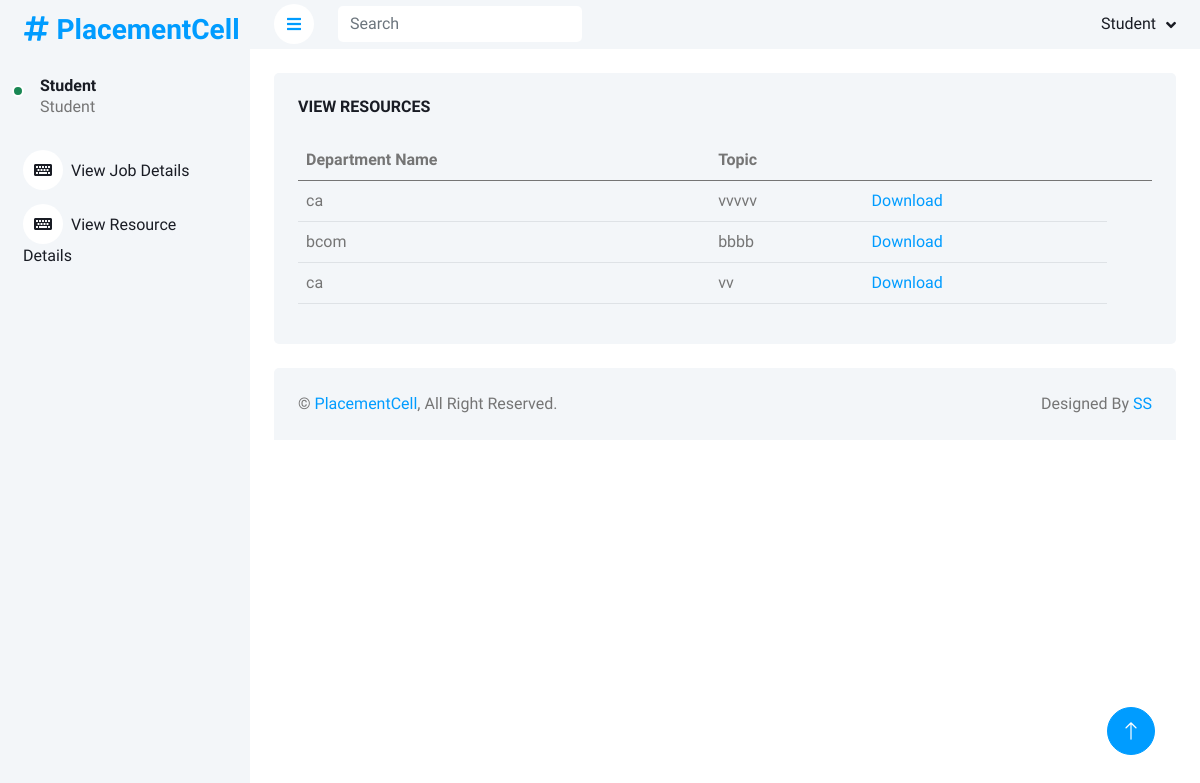
/Student/view_res, run on the app's committed database.
### Coordinator/models.py (models this page shows)
class Resource(models.Model):
    department_id=models.ForeignKey(Department,on_delete=models.CASCADE)
    res = models.FileField(
        upload_to='res/')
    topic = models.CharField(max_length=30)

### Admin/models.py (models this page shows)
class Department(models.Model):
    dept_name=models.CharField(max_length=30)

### Student/views.py (the view)
# urls.py: path('view_res',view_res,name='view_res'),
def view_res(request):
    result = Resource.objects.select_related('department_id').select_related('department_id')
    print(',,,,,,,,,,,,,,,,,,,,,,,,,,,,,,,,',result)
    return render(request,'student/view_resource.html',{'result':result})

### Student/templates/student/view_resource.html (shortened to what this page needs)
{% extends 'student/shared/base.html' %}
{% block content %}
<div class="col-12">
    <div class="bg-light rounded h-100 p-4">
        <h6 class="mb-4">VIEW RESOURCES</h6>
        <div class="table-responsive">
            <table class="table">
                <thead>
                    <tr>
                        <th scope="col">Department Name</th>
                        <th scope="col">Topic</th>
                        <th scope="col"></th>
                        <th scope="col"></th>
                    </tr>
                </thead>
                <tbody>
                    {% for i in result %}
                    <tr>
                        <td>{{i.department_id.dept_name}}</td>
                        <td>{{i.topic}}</td>
                        <td><a href="/media/{{ i.res }}">Download</a></td>
                    </tr>
                    {% endfor %}
                </tbody>
            </table>
        </div>
    </div>
</div>
{% endblock content %}

### static/css/style.css (style rules this page uses)
:root { --primary: #009CFF; --light: #F3F6F9; --dark: #191C24; }

### data on the page
Resource: department_id.dept_name "ca", topic "vvvvv"
Resource: department_id.dept_name "bcom", topic "bbbb"
Resource: department_id.dept_name "ca", topic "vv"
